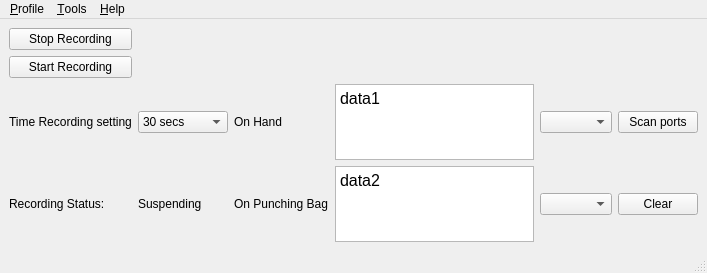
<?xml version="1.0" encoding="UTF-8"?>
<ui version="4.0">
 <class>MainWindow</class>
 <widget class="QMainWindow" name="MainWindow">
  <property name="geometry">
   <rect>
    <x>0</x>
    <y>0</y>
    <width>707</width>
    <height>273</height>
   </rect>
  </property>
  <property name="windowTitle">
   <string>Boxqt for Developers</string>
  </property>
  <widget class="QWidget" name="centralwidget">
   <layout class="QGridLayout" name="gridLayout">
    <item row="2" column="4">
     <widget class="QComboBox" name="portOnHand"/>
    </item>
    <item row="4" column="2">
     <widget class="QLabel" name="label_3">
      <property name="text">
       <string>On Punching Bag</string>
      </property>
     </widget>
    </item>
    <item row="2" column="2">
     <widget class="QLabel" name="label_2">
      <property name="text">
       <string>On Hand</string>
      </property>
     </widget>
    </item>
    <item row="2" column="0">
     <widget class="QLabel" name="label_4">
      <property name="text">
       <string>Time Recording setting</string>
      </property>
     </widget>
    </item>
    <item row="0" column="0">
     <widget class="QPushButton" name="stopRecordBtn">
      <property name="text">
       <string>Stop Recording</string>
      </property>
     </widget>
    </item>
    <item row="4" column="4">
     <widget class="QComboBox" name="portOnBag"/>
    </item>
    <item row="2" column="6">
     <widget class="QPushButton" name="uiPortScan">
      <property name="text">
       <string>Scan ports</string>
      </property>
     </widget>
    </item>
    <item row="4" column="6">
     <widget class="QPushButton" name="clearListBtn">
      <property name="text">
       <string>Clear</string>
      </property>
     </widget>
    </item>
    <item row="2" column="1">
     <widget class="QComboBox" name="comboBox">
      <item>
       <property name="text">
        <string>30 secs</string>
       </property>
      </item>
      <item>
       <property name="text">
        <string>1 minute</string>
       </property>
      </item>
      <item>
       <property name="text">
        <string>5 minutes</string>
       </property>
      </item>
      <item>
       <property name="text">
        <string>10 minutes</string>
       </property>
      </item>
      <item>
       <property name="text">
        <string>30 minutes</string>
       </property>
      </item>
      <item>
       <property name="text">
        <string>Custom</string>
       </property>
      </item>
     </widget>
    </item>
    <item row="4" column="0">
     <widget class="QLabel" name="label">
      <property name="text">
       <string>Recording Status:</string>
      </property>
     </widget>
    </item>
    <item row="4" column="3">
     <widget class="QTextEdit" name="textEdit_2">
      <property name="html">
       <string>&lt;!DOCTYPE HTML PUBLIC &quot;-//W3C//DTD HTML 4.0//EN&quot; &quot;http://www.w3.org/TR/REC-html40/strict.dtd&quot;&gt;
&lt;html&gt;&lt;head&gt;&lt;meta name=&quot;qrichtext&quot; content=&quot;1&quot; /&gt;&lt;style type=&quot;text/css&quot;&gt;
p, li { white-space: pre-wrap; }
&lt;/style&gt;&lt;/head&gt;&lt;body style=&quot; font-family:'MS Shell Dlg 2'; font-size:12pt; font-weight:400; font-style:normal;&quot;&gt;
&lt;p style=&quot; margin-top:0px; margin-bottom:0px; margin-left:0px; margin-right:0px; -qt-block-indent:0; text-indent:0px;&quot;&gt;data2&lt;/p&gt;
&lt;p style=&quot;-qt-paragraph-type:empty; margin-top:0px; margin-bottom:0px; margin-left:0px; margin-right:0px; -qt-block-indent:0; text-indent:0px;&quot;&gt;&lt;br /&gt;&lt;/p&gt;&lt;/body&gt;&lt;/html&gt;</string>
      </property>
     </widget>
    </item>
    <item row="4" column="1">
     <widget class="QLabel" name="sample_rate">
      <property name="text">
       <string>Suspending</string>
      </property>
     </widget>
    </item>
    <item row="2" column="3">
     <widget class="QTextEdit" name="textEdit">
      <property name="html">
       <string>&lt;!DOCTYPE HTML PUBLIC &quot;-//W3C//DTD HTML 4.0//EN&quot; &quot;http://www.w3.org/TR/REC-html40/strict.dtd&quot;&gt;
&lt;html&gt;&lt;head&gt;&lt;meta name=&quot;qrichtext&quot; content=&quot;1&quot; /&gt;&lt;style type=&quot;text/css&quot;&gt;
p, li { white-space: pre-wrap; }
&lt;/style&gt;&lt;/head&gt;&lt;body style=&quot; font-family:'MS Shell Dlg 2'; font-size:12pt; font-weight:400; font-style:normal;&quot;&gt;
&lt;p style=&quot; margin-top:0px; margin-bottom:0px; margin-left:0px; margin-right:0px; -qt-block-indent:0; text-indent:0px;&quot;&gt;data1&lt;/p&gt;
&lt;p style=&quot;-qt-paragraph-type:empty; margin-top:0px; margin-bottom:0px; margin-left:0px; margin-right:0px; -qt-block-indent:0; text-indent:0px;&quot;&gt;&lt;br /&gt;&lt;/p&gt;&lt;/body&gt;&lt;/html&gt;</string>
      </property>
     </widget>
    </item>
    <item row="1" column="0">
     <widget class="QPushButton" name="startRecordBtn">
      <property name="text">
       <string>Start Recording</string>
      </property>
     </widget>
    </item>
   </layout>
  </widget>
  <widget class="QMenuBar" name="menubar">
   <property name="geometry">
    <rect>
     <x>0</x>
     <y>0</y>
     <width>707</width>
     <height>21</height>
    </rect>
   </property>
   <widget class="QMenu" name="menu_Profile">
    <property name="title">
     <string>&amp;Profile</string>
    </property>
    <addaction name="action_info"/>
    <addaction name="actionDuplicate"/>
    <addaction name="actionRename"/>
    <addaction name="actionRemove"/>
    <addaction name="actionImport"/>
    <addaction name="actionExport"/>
    <addaction name="separator"/>
    <addaction name="actionProfile1"/>
   </widget>
   <widget class="QMenu" name="menu_About">
    <property name="title">
     <string>&amp;Help</string>
    </property>
    <addaction name="action_About_us"/>
   </widget>
   <widget class="QMenu" name="menuTools">
    <property name="title">
     <string>&amp;Tools</string>
    </property>
    <addaction name="actionAuto_Congifuration_Wizard"/>
    <addaction name="actionSetting"/>
   </widget>
   <addaction name="menu_Profile"/>
   <addaction name="menuTools"/>
   <addaction name="menu_About"/>
  </widget>
  <widget class="QStatusBar" name="statusbar"/>
  <action name="actionBoard_Setting">
   <property name="text">
    <string>Board Setting</string>
   </property>
  </action>
  <action name="action_info">
   <property name="text">
    <string>New</string>
   </property>
  </action>
  <action name="action_About_us">
   <property name="text">
    <string>&amp;About us</string>
   </property>
  </action>
  <action name="actionAuto_Congifuration_Wizard">
   <property name="text">
    <string>Auto-Congifuration Wizard</string>
   </property>
  </action>
  <action name="actionAbout">
   <property name="text">
    <string>About</string>
   </property>
  </action>
  <action name="actionDuplicate">
   <property name="text">
    <string>Duplicate</string>
   </property>
  </action>
  <action name="actionRename">
   <property name="text">
    <string>Rename</string>
   </property>
  </action>
  <action name="actionRemove">
   <property name="text">
    <string>Remove</string>
   </property>
  </action>
  <action name="actionImport">
   <property name="text">
    <string>Import</string>
   </property>
  </action>
  <action name="actionExport">
   <property name="text">
    <string>Export</string>
   </property>
  </action>
  <action name="actionProfile1">
   <property name="text">
    <string>Profile1</string>
   </property>
  </action>
  <action name="actionSetting">
   <property name="text">
    <string>Setting</string>
   </property>
  </action>
 </widget>
 <resources/>
 <connections/>
</ui>
